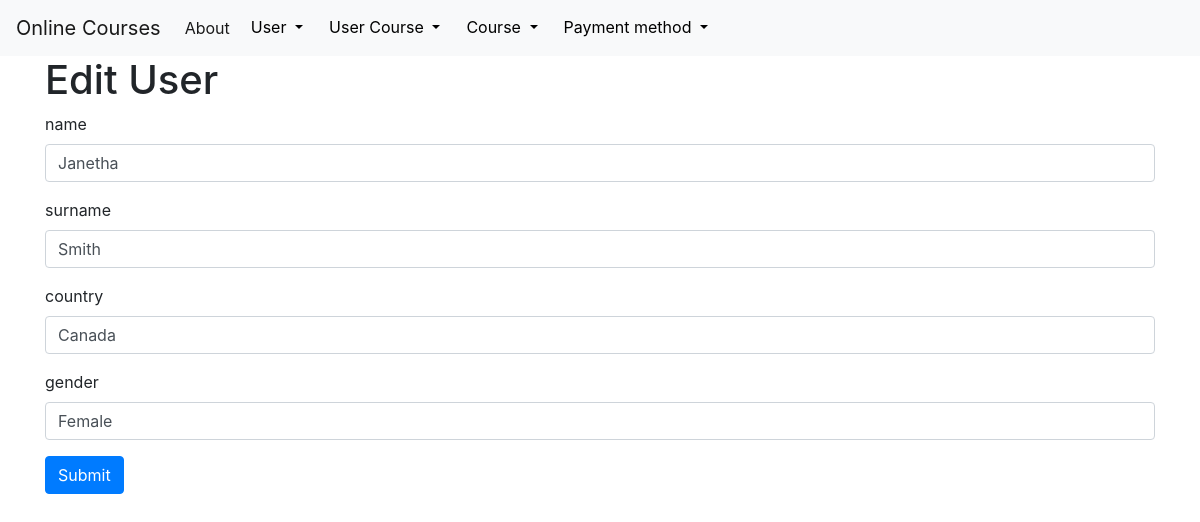
The page /edit/users/2 on the database its author committed.
### tables this page shows
CREATE TABLE `users` (
  `id` INTEGER PRIMARY KEY AUTOINCREMENT ,
  `name` varchar(255) NOT NULL,
  `surname` varchar(255) NOT NULL,
  `country` varchar(255) NOT NULL,
  `gender` varchar(255) NOT NULL
);

### app.py (the view, shortened to what this page needs)
@app.route('/edit/<string:table_name>/<int:element_id>', methods=('GET', 'POST'))
def edit(table_name, element_id):
    connection = get_db_connection()
    my_class = classAdresses[table_name]
    record = my_class.get(connection, element_id)
    print(record.keys())
    return render_template('edit.html', model=my_class, record=record)

### DB_Classes.py (called while the page is built)
    @classmethod
    def get(cls, db_connection, id):
        return db_connection.execute(f'SELECT * FROM {cls.table_name} WHERE {cls.id} = ?', (id,)).fetchone()

### app.py (called while the page is built)
def get_db_connection(db = 'database.db'):
    connection = sqlite3.connect(db)
    connection.row_factory = sqlite3.Row
    return connection

@app.template_filter('className')
def className(givenClass):
    return classNames[givenClass]

### templates/edit.html
{% extends 'base.html' %}
{% block content %}
<h1>{% block title %} Edit {{ model | className }} {% endblock %}</h1>
<form method="post">
    {% for attr in model.attributes %}
    <div class="form-group">
        <label for="{{ attr }}">{{ attr }}</label>
        <input type="text" name="{{ attr }}"
               placeholder="{{ attr }}" class="form-control"
               value="{{ request.form[attr] or record[attr] }}"></input>
    </div>
    {% endfor %}
    <div class="form-group">
        <button type="submit" class="btn btn-primary">Submit</button>
    </div>
</form>
{% endblock %}

### rows shown on the page
users: name "Janetha" "Smith" "Canada" "Female"

### other values the page prints
{{ model | className }} "User"
{{ attr }} "name" "surname" "country" "gender"
